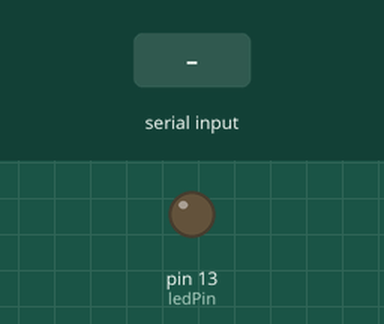
This sketch was run on a simulated Arduino Uno, built with avr-gcc and run on an emulated ATmega328P. Parts: output pins drawn as LEDs (lit = HIGH). The test bench sets the inputs (shaded band).

Above: at 1.2 s.
1.3 s: "90,45\n" received over Serial
At 2.0 s:
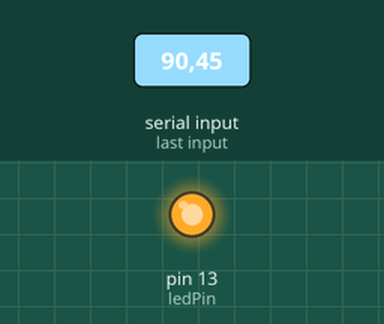
Timing chart, 0 to 10.3 s (numbered marks = the images above; inputs shaded):
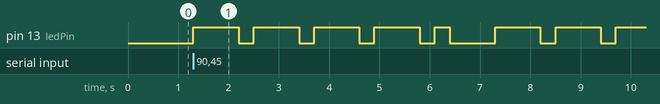

The sketch:

morse.ino
```cpp
#include "morselib.h"

const int ledPin = 13;
Morse morse(ledPin);

void setup() {
  // initialize serial:
  Serial.begin(115200);
}

void loop() {
  while (Serial.available()) {
    String msg = Serial.readStringUntil('\n');
    morse.send(msg);
    Serial.println(msg);
  }
}
```

morselib.h
```cpp
#ifndef MORSELIB_H
#define MORSELIB_H

const int TDOT = 300; // ms time
const int TDASH = 3 * TDOT;

const char *mcode[] = {
    "-----", ".----", "..---", "...--", "....-", ".....",
    "-....", "--...", "---..", "----."
};

class Morse {
  public:
    Morse(int pin);
    void send(String message);
  private:
    int m_pin;
};

#endif
```

morselib.ino
```cpp
#include "morselib.h"


Morse::Morse(int pin)
{
  m_pin = pin;
  pinMode(m_pin, OUTPUT);
}

void Morse::send(String message)
{
  int character;
  char symbol;

  int n = 0;
  while ((character = message[n++])) {
    if ((character < '0') || (character > '9'))
      break;
    int i = 0;
    while ((symbol = mcode[character - '0'][i++])) {
      digitalWrite(m_pin, HIGH);
      if (symbol == '.')
        delay(TDOT); // dot length
      else
        delay(TDOT * 3); // dash length
      digitalWrite(m_pin, LOW);
      delay(TDOT); // pause after dot / dash
    }
    delay(TDOT * 2); //  pause between characters
  }
}
```

Measured:
- after the input at 1.3 s, pin 13 (ledPin): LOW → HIGH at once, → LOW 0.90 s later, → HIGH 0.30 s later, → LOW 0.90 s later, … (15 changes in this stretch)
